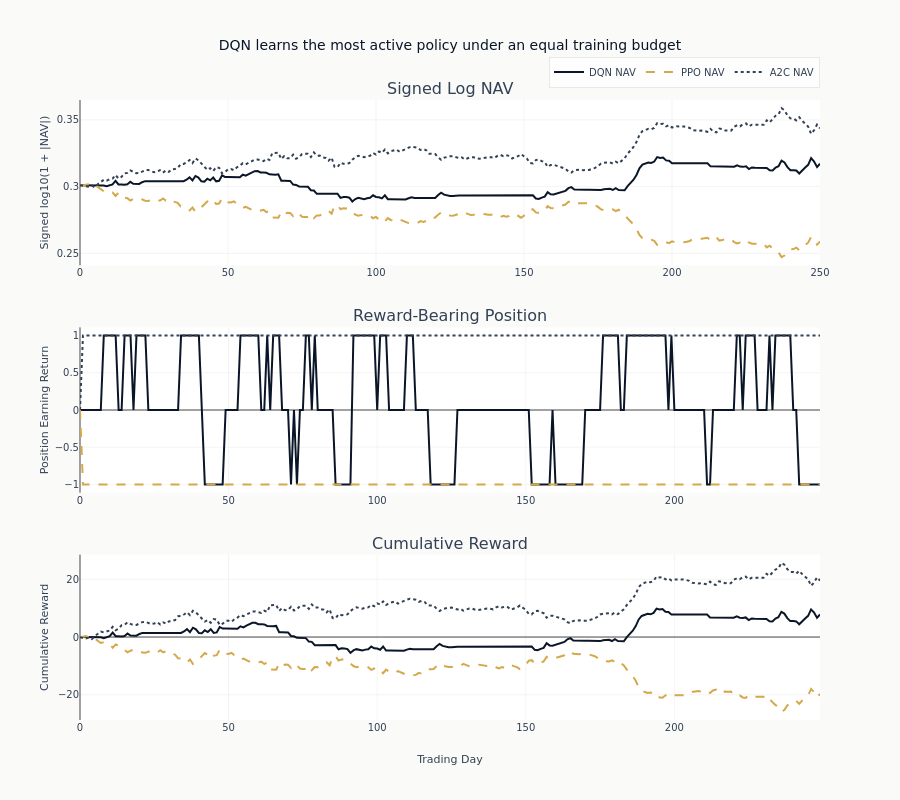

The notebook cell this image was saved under:
### Code cell
# Configure layout and display
fig.update_layout(
    title=f"{most_active} learns the most active policy under an equal training budget",
    height=800,
    showlegend=True,
    legend=dict(orientation="h", yanchor="bottom", y=1.02, xanchor="right", x=1),
)

fig.update_yaxes(title_text="Signed log10(1 + |NAV|)", row=1, col=1)
fig.update_yaxes(title_text="Position Earning Return", row=2, col=1)
fig.update_yaxes(title_text="Cumulative Reward", row=3, col=1)
fig.update_xaxes(title_text="Trading Day", row=3, col=1)

fig.show()

### Figure 1 — Plotly figure (JSON) as saved in the notebook; plotly's stock layout.template omitted (floating-point values rounded to 4 significant figures; data arrays with more than 128 entries replaced by an {"elided": "..."} marker saying what was removed)
{"data": [{"legendgroup": "DQN", "line": {"color": "#0a1628", "dash": "solid", "width": 2}, "marker": {"color": "#0a1628", "size": 6, "symbol": "circle"}, "name": "DQN NAV", "type": "scatter", "xaxis": "x", "y": {"elided": "251 float values"}, "yaxis": "y"}, {"legendgroup": "DQN", "line": {"color": "#0a1628", "dash": "solid", "width": 2}, "name": "DQN Reward Position", "showlegend": false, "type": "scatter", "xaxis": "x2", "y": {"elided": "250 int values"}, "yaxis": "y2"}, {"legendgroup": "DQN", "line": {"color": "#0a1628", "dash": "solid", "width": 2}, "name": "DQN Cum. Reward", "showlegend": false, "type": "scatter", "xaxis": "x3", "y": {"elided": "250 float values"}, "yaxis": "y3"}, {"legendgroup": "PPO", "line": {"color": "#D4A84B", "dash": "dash", "width": 2}, "marker": {"color": "#D4A84B", "size": 6, "symbol": "square"}, "name": "PPO NAV", "type": "scatter", "xaxis": "x", "y": {"elided": "251 float values"}, "yaxis": "y"}, {"legendgroup": "PPO", "line": {"color": "#D4A84B", "dash": "dash", "width": 2}, "name": "PPO Reward Position", "showlegend": false, "type": "scatter", "xaxis": "x2", "y": {"elided": "250 int values"}, "yaxis": "y2"}, {"legendgroup": "PPO", "line": {"color": "#D4A84B", "dash": "dash", "width": 2}, "name": "PPO Cum. Reward", "showlegend": false, "type": "scatter", "xaxis": "x3", "y": {"elided": "250 float values"}, "yaxis": "y3"}, {"legendgroup": "A2C", "line": {"color": "#334155", "dash": "dot", "width": 2}, "marker": {"color": "#334155", "size": 6, "symbol": "diamond"}, "name": "A2C NAV", "type": "scatter", "xaxis": "x", "y": {"elided": "251 float values"}, "yaxis": "y"}, {"legendgroup": "A2C", "line": {"color": "#334155", "dash": "dot", "width": 2}, "name": "A2C Reward Position", "showlegend": false, "type": "scatter", "xaxis": "x2", "y": {"elided": "250 int values"}, "yaxis": "y2"}, {"legendgroup": "A2C", "line": {"color": "#334155", "dash": "dot", "width": 2}, "name": "A2C Cum. Reward", "showlegend": false, "type": "scatter", "xaxis": "x3", "y": {"elided": "250 float values"}, "yaxis": "y3"}], "layout": {"annotations": [{"font": {"size": 16}, "showarrow": false, "text": "Signed Log NAV", "x": 0.5, "xanchor": "center", "xref": "paper", "y": 1.0, "yanchor": "bottom", "yref": "paper"}, {"font": {"size": 16}, "showarrow": false, "text": "Reward-Bearing Position", "x": 0.5, "xanchor": "center", "xref": "paper", "y": 0.6333, "yanchor": "bottom", "yref": "paper"}, {"font": {"size": 16}, "showarrow": false, "text": "Cumulative Reward", "x": 0.5, "xanchor": "center", "xref": "paper", "y": 0.2667, "yanchor": "bottom", "yref": "paper"}], "height": 800, "legend": {"orientation": "h", "x": 1, "xanchor": "right", "y": 1.02, "yanchor": "bottom"}, "showlegend": true, "title": {"text": "DQN learns the most active policy under an equal training budget"}, "xaxis": {"anchor": "y", "domain": [0.0, 1.0]}, "xaxis2": {"anchor": "y2", "domain": [0.0, 1.0]}, "xaxis3": {"anchor": "y3", "domain": [0.0, 1.0], "title": {"text": "Trading Day"}}, "yaxis": {"anchor": "x", "domain": [0.7333, 1.0], "title": {"text": "Signed log10(1 + |NAV|)"}}, "yaxis2": {"anchor": "x2", "domain": [0.3667, 0.6333], "title": {"text": "Position Earning Return"}}, "yaxis3": {"anchor": "x3", "domain": [0.0, 0.2667], "title": {"text": "Cumulative Reward"}}}}
